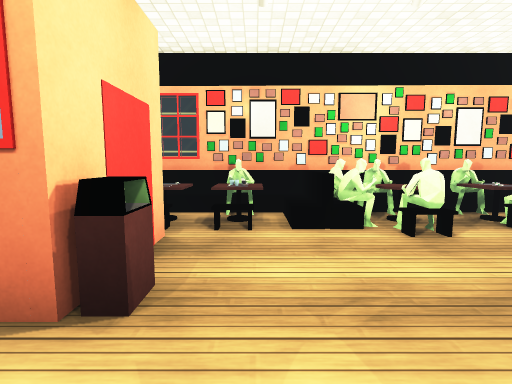
[1] (above)

17 first-person views from a walk through a 3-D level made in the Unity game engine. The camera is 1.2 m above the floor, tilts 6° down and sees 85° across. The floor is counted in squares, 1 m on a side. Each view is taken from the middle of a square. On the plan, view 1 faces up. The plan holds only what a view shows up to about 13 squares ahead; the rest is blank. The place goes on beyond the plan. The player is left out. Surface patterns are stand-ins for the level's own textures.

[2]
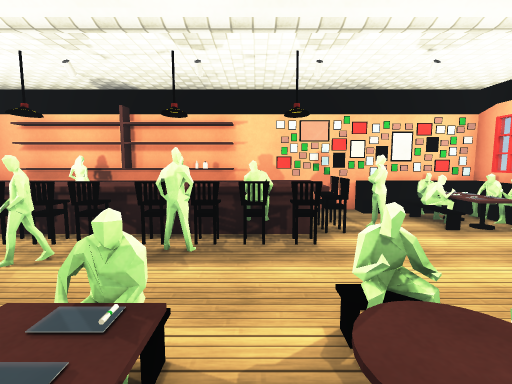

[3]
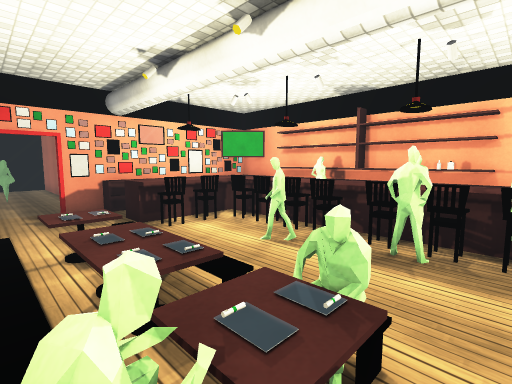

[4]
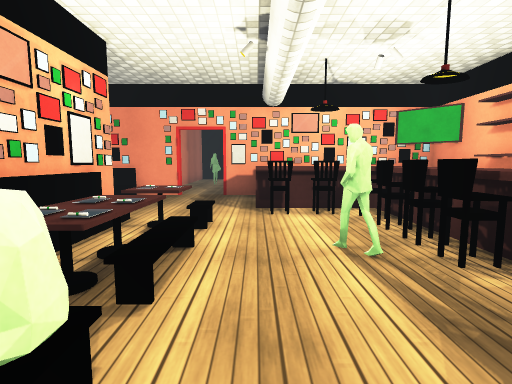

[5]
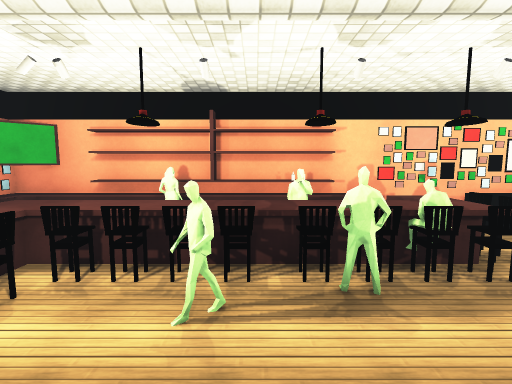

[6]
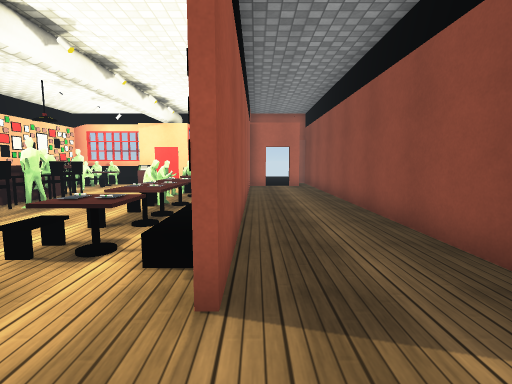

[7]
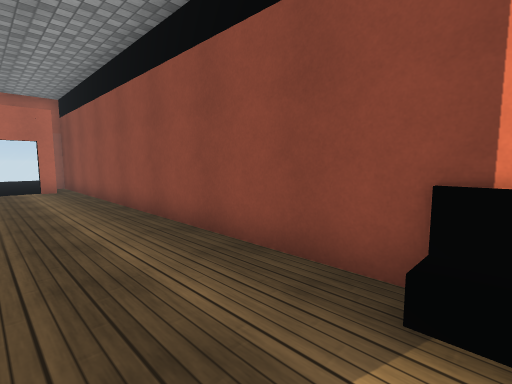

[8]
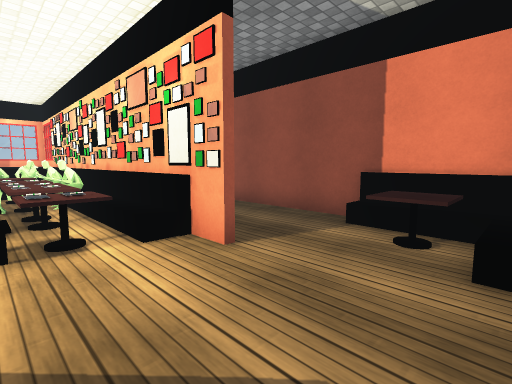

[9]
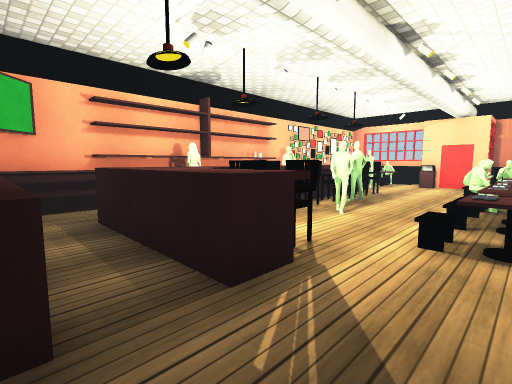

[10]
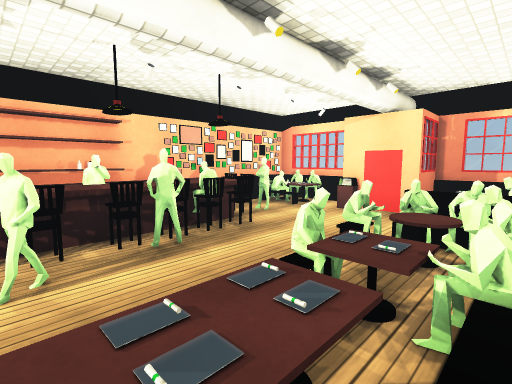

[11]
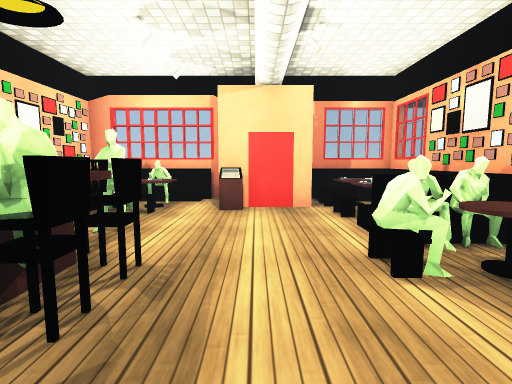

[12]
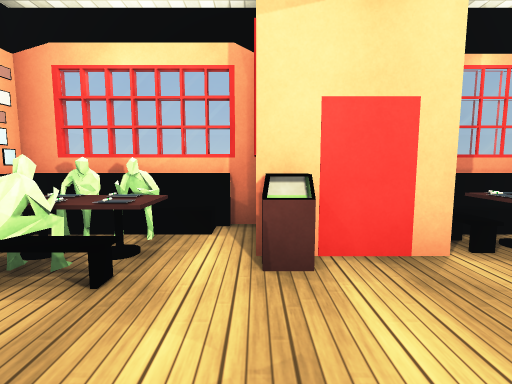

[13]
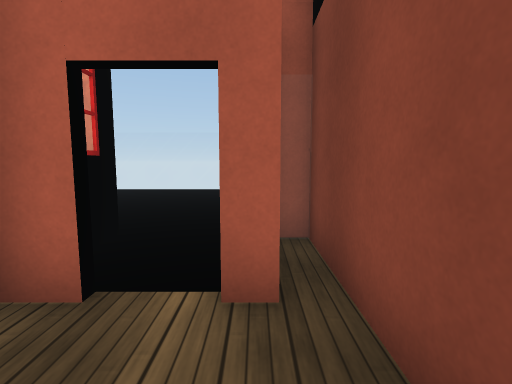

[14]
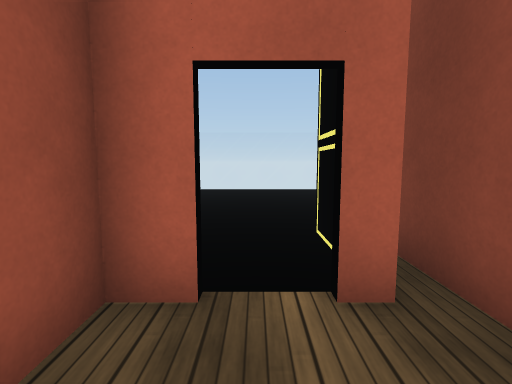

[15]
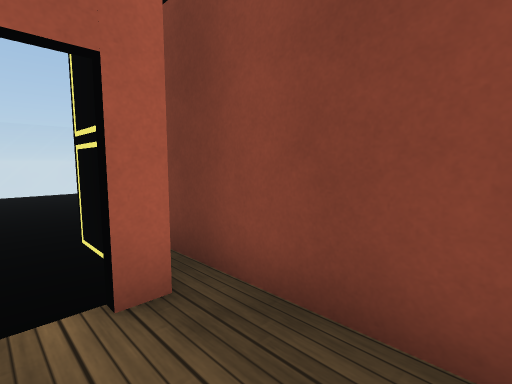

[16]
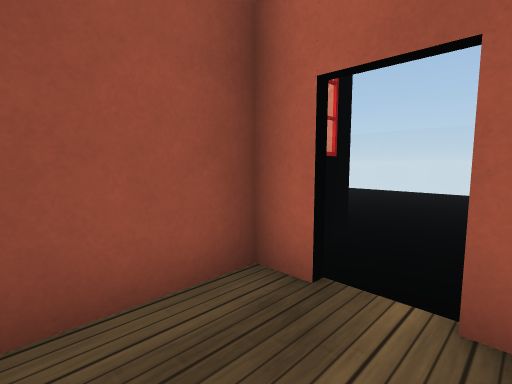

[17]
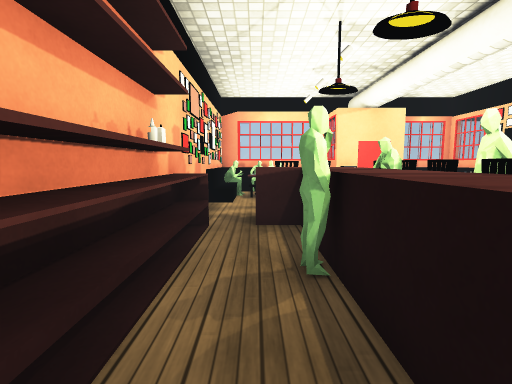

### Floor plan
Key: @ floor where view 1 was taken; # wall or solid block; . main floor; : floor 0.5 m higher than the main floor; + floor 0.75 m higher than the main floor; / step, stairs or slope; = window, fence, low wall or low ledge; ^ raised ledge; O other object.
Columns run from 12 left of view 1 to 16 right of it. Each row starts with its distance up from view 1.
 11 =......  =################O
 10 =........##..............OO
  9 =........................OO
  8 =.......#==###.########....#
  7 =.......=::#####:#::::/....=.
  6 =...... =/O O==O.OO+O+O....=.
  5 =...    #////=##.O////.....=.
  4 =.      #==............O^.^
  3           #............O^.^
  2          ##^....O#O.O..O^.^
  1          OO...OO^OOOOOO^^.^
  0          OOO@#O^^^#^^^^^^.^
 -1          #OO...^......  ..=
 -2          OO#O...^#OOOOOOO^^
 -3          =###=#############

Where each view was taken, in squares from view 1:
view 1: 0 up, 0 right, facing up
view 2: 7 up, 4 right, facing down
view 3: 7 up, 4 right, facing down-right
view 4: 4 up, 4 right, facing right
view 5: 6 up, 7 right, facing down
view 6: 8 up, 13 right, facing left
view 7: 8 up, 12 right, facing up-left
view 8: 5 up, 14 right, facing up-left
view 9: 6 up, 14 right, facing down-left
view 10: 7 up, 8 right, facing down-left
view 11: 3 up, 6 right, facing left
view 12: 2 up, 2 right, facing left
view 13: 10 up, 1 right, facing left
view 14: 9 up, 1 right, facing left
view 15: 9 up, 1 right, facing up-left
view 16: 10 up, 1 right, facing down-left
view 17: 1 down, 9 right, facing left
